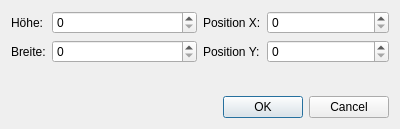
<?xml version="1.0" encoding="UTF-8"?>
<ui version="4.0">
 <class>PlayerSettingsDialog</class>
 <widget class="QDialog" name="PlayerSettingsDialog">
  <property name="geometry">
   <rect>
    <x>0</x>
    <y>0</y>
    <width>400</width>
    <height>129</height>
   </rect>
  </property>
  <property name="windowTitle">
   <string>Dialog</string>
  </property>
  <layout class="QVBoxLayout" name="verticalLayout_2">
   <item>
    <layout class="QVBoxLayout" name="verticalLayout">
     <item>
      <layout class="QHBoxLayout" name="horizontalLayout">
       <item>
        <layout class="QFormLayout" name="formLayout_3">
         <item row="1" column="0">
          <widget class="QLabel" name="label">
           <property name="text">
            <string>Breite:</string>
           </property>
          </widget>
         </item>
         <item row="0" column="0">
          <widget class="QLabel" name="label_3">
           <property name="text">
            <string>Höhe:</string>
           </property>
          </widget>
         </item>
         <item row="0" column="1">
          <widget class="QSpinBox" name="spinBox"/>
         </item>
         <item row="1" column="1">
          <widget class="QSpinBox" name="spinBox_3"/>
         </item>
        </layout>
       </item>
       <item>
        <layout class="QFormLayout" name="formLayout">
         <item row="1" column="0">
          <widget class="QLabel" name="label_2">
           <property name="text">
            <string>Position Y:</string>
           </property>
          </widget>
         </item>
         <item row="0" column="0">
          <widget class="QLabel" name="label_4">
           <property name="text">
            <string>Position X:</string>
           </property>
          </widget>
         </item>
         <item row="0" column="1">
          <widget class="QSpinBox" name="spinBox_2"/>
         </item>
         <item row="1" column="1">
          <widget class="QSpinBox" name="spinBox_4"/>
         </item>
        </layout>
       </item>
      </layout>
     </item>
     <item>
      <widget class="QDialogButtonBox" name="buttonBox">
       <property name="orientation">
        <enum>Qt::Horizontal</enum>
       </property>
       <property name="standardButtons">
        <set>QDialogButtonBox::Cancel|QDialogButtonBox::Ok</set>
       </property>
      </widget>
     </item>
    </layout>
   </item>
  </layout>
 </widget>
 <resources/>
 <connections>
  <connection>
   <sender>buttonBox</sender>
   <signal>accepted()</signal>
   <receiver>PlayerSettingsDialog</receiver>
   <slot>accept()</slot>
   <hints>
    <hint type="sourcelabel">
     <x>248</x>
     <y>254</y>
    </hint>
    <hint type="destinationlabel">
     <x>157</x>
     <y>274</y>
    </hint>
   </hints>
  </connection>
  <connection>
   <sender>buttonBox</sender>
   <signal>rejected()</signal>
   <receiver>PlayerSettingsDialog</receiver>
   <slot>reject()</slot>
   <hints>
    <hint type="sourcelabel">
     <x>316</x>
     <y>260</y>
    </hint>
    <hint type="destinationlabel">
     <x>286</x>
     <y>274</y>
    </hint>
   </hints>
  </connection>
 </connections>
</ui>
